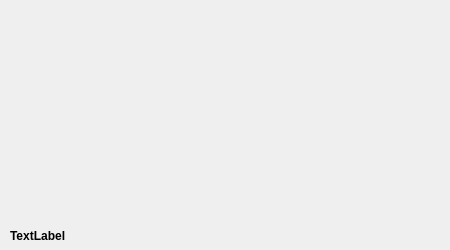
<?xml version="1.0" encoding="UTF-8"?>
<ui version="4.0">
 <class>StartupDialog</class>
 <widget class="QDialog" name="StartupDialog">
  <property name="windowModality">
   <enum>Qt::ApplicationModal</enum>
  </property>
  <property name="geometry">
   <rect>
    <x>0</x>
    <y>0</y>
    <width>450</width>
    <height>250</height>
   </rect>
  </property>
  <property name="sizePolicy">
   <sizepolicy hsizetype="Fixed" vsizetype="Fixed">
    <horstretch>0</horstretch>
    <verstretch>0</verstretch>
   </sizepolicy>
  </property>
  <property name="contextMenuPolicy">
   <enum>Qt::NoContextMenu</enum>
  </property>
  <property name="windowTitle">
   <string>Dialog</string>
  </property>
  <property name="styleSheet">
   <string notr="true">background-image: url(:/graphic/about.png);</string>
  </property>
  <property name="modal">
   <bool>true</bool>
  </property>
  <widget class="QLabel" name="showLabel">
   <property name="geometry">
    <rect>
     <x>10</x>
     <y>225</y>
     <width>331</width>
     <height>21</height>
    </rect>
   </property>
   <property name="font">
    <font>
     <weight>75</weight>
     <bold>true</bold>
    </font>
   </property>
   <property name="styleSheet">
    <string notr="true">background: none;</string>
   </property>
   <property name="text">
    <string>TextLabel</string>
   </property>
   <property name="wordWrap">
    <bool>true</bool>
   </property>
  </widget>
 </widget>
 <resources/>
 <connections/>
</ui>
